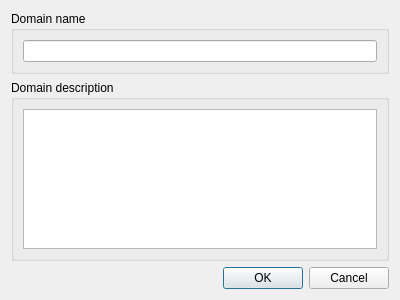
<ui version="4.0" >
 <class>DomainDescDialog</class>
 <widget class="QDialog" name="DomainDescDialog" >
  <property name="geometry" >
   <rect>
    <x>0</x>
    <y>0</y>
    <width>400</width>
    <height>300</height>
   </rect>
  </property>
  <property name="windowTitle" >
   <string>Dialog</string>
  </property>
  <layout class="QVBoxLayout" name="verticalLayout_3" >
   <item>
    <widget class="QGroupBox" name="groupBox" >
     <property name="title" >
      <string>Domain name</string>
     </property>
     <layout class="QVBoxLayout" name="verticalLayout" >
      <item>
       <widget class="QLineEdit" name="domainName" />
      </item>
     </layout>
    </widget>
   </item>
   <item>
    <widget class="QGroupBox" name="groupBox_2" >
     <property name="title" >
      <string>Domain description</string>
     </property>
     <layout class="QVBoxLayout" name="verticalLayout_2" >
      <item>
       <widget class="QTextEdit" name="domainDescription" />
      </item>
     </layout>
    </widget>
   </item>
   <item>
    <widget class="QDialogButtonBox" name="buttonBox" >
     <property name="orientation" >
      <enum>Qt::Horizontal</enum>
     </property>
     <property name="standardButtons" >
      <set>QDialogButtonBox::Cancel|QDialogButtonBox::Ok</set>
     </property>
    </widget>
   </item>
  </layout>
 </widget>
 <resources/>
 <connections>
  <connection>
   <sender>buttonBox</sender>
   <signal>accepted()</signal>
   <receiver>DomainDescDialog</receiver>
   <slot>accept()</slot>
   <hints>
    <hint type="sourcelabel" >
     <x>248</x>
     <y>254</y>
    </hint>
    <hint type="destinationlabel" >
     <x>157</x>
     <y>274</y>
    </hint>
   </hints>
  </connection>
  <connection>
   <sender>buttonBox</sender>
   <signal>rejected()</signal>
   <receiver>DomainDescDialog</receiver>
   <slot>reject()</slot>
   <hints>
    <hint type="sourcelabel" >
     <x>316</x>
     <y>260</y>
    </hint>
    <hint type="destinationlabel" >
     <x>286</x>
     <y>274</y>
    </hint>
   </hints>
  </connection>
 </connections>
</ui>
